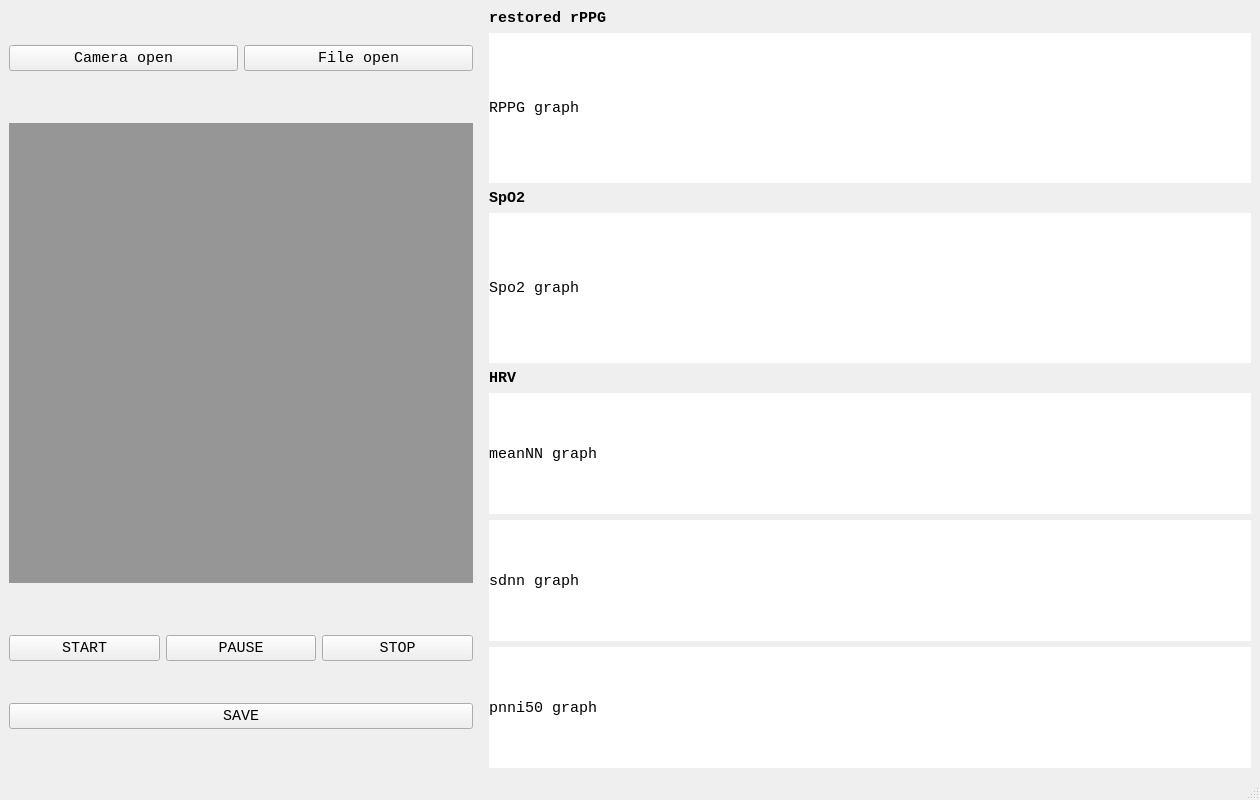
<?xml version="1.0" encoding="UTF-8"?>
<ui version="4.0">
 <class>MainWindow</class>
 <widget class="QMainWindow" name="MainWindow">
  <property name="geometry">
   <rect>
    <x>0</x>
    <y>0</y>
    <width>1260</width>
    <height>800</height>
   </rect>
  </property>
  <property name="sizePolicy">
   <sizepolicy hsizetype="Fixed" vsizetype="Fixed">
    <horstretch>0</horstretch>
    <verstretch>0</verstretch>
   </sizepolicy>
  </property>
  <property name="minimumSize">
   <size>
    <width>1260</width>
    <height>800</height>
   </size>
  </property>
  <property name="maximumSize">
   <size>
    <width>1260</width>
    <height>800</height>
   </size>
  </property>
  <property name="font">
   <font>
    <family>Courier New</family>
    <pointsize>11</pointsize>
    <weight>50</weight>
    <bold>false</bold>
   </font>
  </property>
  <property name="cursor">
   <cursorShape>ArrowCursor</cursorShape>
  </property>
  <property name="windowTitle">
   <string>MainWindow</string>
  </property>
  <widget class="QWidget" name="centralwidget">
   <layout class="QGridLayout" name="gridLayout_2">
    <item row="0" column="0">
     <layout class="QHBoxLayout" name="horizontalLayout_4" stretch="3,5">
      <item>
       <layout class="QVBoxLayout" name="video_layout" stretch="0,3,0,0">
        <property name="spacing">
         <number>6</number>
        </property>
        <property name="leftMargin">
         <number>0</number>
        </property>
        <property name="topMargin">
         <number>10</number>
        </property>
        <property name="bottomMargin">
         <number>10</number>
        </property>
        <item>
         <layout class="QHBoxLayout" name="horizontalLayout_2">
          <property name="bottomMargin">
           <number>20</number>
          </property>
          <item>
           <widget class="QPushButton" name="webcam_button">
            <property name="sizePolicy">
             <sizepolicy hsizetype="Minimum" vsizetype="Fixed">
              <horstretch>0</horstretch>
              <verstretch>0</verstretch>
             </sizepolicy>
            </property>
            <property name="text">
             <string>Camera open</string>
            </property>
           </widget>
          </item>
          <item>
           <widget class="QPushButton" name="file_button">
            <property name="text">
             <string>File open</string>
            </property>
           </widget>
          </item>
         </layout>
        </item>
        <item>
         <widget class="QLabel" name="video_frame">
          <property name="sizePolicy">
           <sizepolicy hsizetype="Preferred" vsizetype="Preferred">
            <horstretch>0</horstretch>
            <verstretch>0</verstretch>
           </sizepolicy>
          </property>
          <property name="maximumSize">
           <size>
            <width>527</width>
            <height>460</height>
           </size>
          </property>
          <property name="styleSheet">
           <string notr="true">background-color: rgb(150, 150, 150);</string>
          </property>
          <property name="text">
           <string/>
          </property>
          <property name="alignment">
           <set>Qt::AlignCenter</set>
          </property>
         </widget>
        </item>
        <item>
         <layout class="QHBoxLayout" name="horizontalLayout">
          <property name="topMargin">
           <number>20</number>
          </property>
          <property name="bottomMargin">
           <number>10</number>
          </property>
          <item>
           <widget class="QPushButton" name="start_button">
            <property name="text">
             <string>START</string>
            </property>
           </widget>
          </item>
          <item>
           <widget class="QPushButton" name="pause_button">
            <property name="text">
             <string>PAUSE</string>
            </property>
           </widget>
          </item>
          <item>
           <widget class="QPushButton" name="stop_button">
            <property name="text">
             <string>STOP</string>
            </property>
           </widget>
          </item>
         </layout>
        </item>
        <item>
         <widget class="QPushButton" name="save_button">
          <property name="text">
           <string>SAVE</string>
          </property>
         </widget>
        </item>
       </layout>
      </item>
      <item>
       <layout class="QVBoxLayout" name="graph_layout" stretch="0,2,0,2,0,5">
        <property name="leftMargin">
         <number>10</number>
        </property>
        <item>
         <widget class="QLabel" name="label">
          <property name="sizePolicy">
           <sizepolicy hsizetype="Preferred" vsizetype="Fixed">
            <horstretch>0</horstretch>
            <verstretch>0</verstretch>
           </sizepolicy>
          </property>
          <property name="font">
           <font>
            <weight>75</weight>
            <bold>true</bold>
           </font>
          </property>
          <property name="text">
           <string>restored rPPG</string>
          </property>
         </widget>
        </item>
        <item>
         <widget class="QLabel" name="rppg_graph">
          <property name="styleSheet">
           <string notr="true">background-color: rgb(255, 255, 255);</string>
          </property>
          <property name="text">
           <string>RPPG graph</string>
          </property>
         </widget>
        </item>
        <item>
         <widget class="QLabel" name="label_2">
          <property name="sizePolicy">
           <sizepolicy hsizetype="Preferred" vsizetype="Fixed">
            <horstretch>0</horstretch>
            <verstretch>0</verstretch>
           </sizepolicy>
          </property>
          <property name="font">
           <font>
            <weight>75</weight>
            <bold>true</bold>
           </font>
          </property>
          <property name="text">
           <string>SpO2</string>
          </property>
         </widget>
        </item>
        <item>
         <widget class="QLabel" name="spo2_graph">
          <property name="styleSheet">
           <string notr="true">background-color: rgb(255, 255, 255);</string>
          </property>
          <property name="text">
           <string>Spo2 graph</string>
          </property>
         </widget>
        </item>
        <item>
         <widget class="QLabel" name="label_3">
          <property name="sizePolicy">
           <sizepolicy hsizetype="Preferred" vsizetype="Fixed">
            <horstretch>0</horstretch>
            <verstretch>0</verstretch>
           </sizepolicy>
          </property>
          <property name="font">
           <font>
            <weight>75</weight>
            <bold>true</bold>
           </font>
          </property>
          <property name="text">
           <string>HRV</string>
          </property>
         </widget>
        </item>
        <item>
         <layout class="QVBoxLayout" name="verticalLayout" stretch="0,0,0">
          <property name="bottomMargin">
           <number>0</number>
          </property>
          <item>
           <widget class="QLabel" name="meannn_graph">
            <property name="font">
             <font>
              <family>Courier New</family>
              <pointsize>11</pointsize>
             </font>
            </property>
            <property name="styleSheet">
             <string notr="true">background-color: rgb(255, 255, 255);</string>
            </property>
            <property name="text">
             <string>meanNN graph</string>
            </property>
           </widget>
          </item>
          <item>
           <widget class="QLabel" name="sdnn_graph">
            <property name="styleSheet">
             <string notr="true">background-color: rgb(255, 255, 255);</string>
            </property>
            <property name="text">
             <string>sdnn graph</string>
            </property>
           </widget>
          </item>
          <item>
           <widget class="QLabel" name="pnni50_graph">
            <property name="styleSheet">
             <string notr="true">background-color: rgb(255, 255, 255);</string>
            </property>
            <property name="text">
             <string>pnni50 graph</string>
            </property>
           </widget>
          </item>
         </layout>
        </item>
       </layout>
      </item>
     </layout>
    </item>
   </layout>
  </widget>
  <widget class="QMenuBar" name="menubar">
   <property name="geometry">
    <rect>
     <x>0</x>
     <y>0</y>
     <width>1260</width>
     <height>21</height>
    </rect>
   </property>
  </widget>
  <widget class="QStatusBar" name="statusbar"/>
 </widget>
 <resources/>
 <connections/>
</ui>
